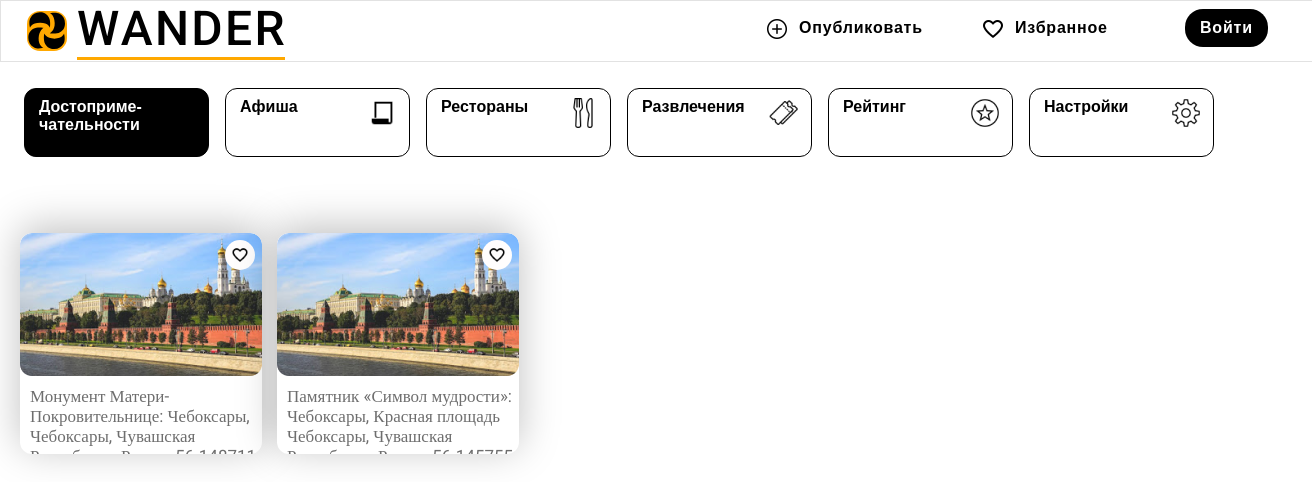
Page /attraction/ on the earlier database version.
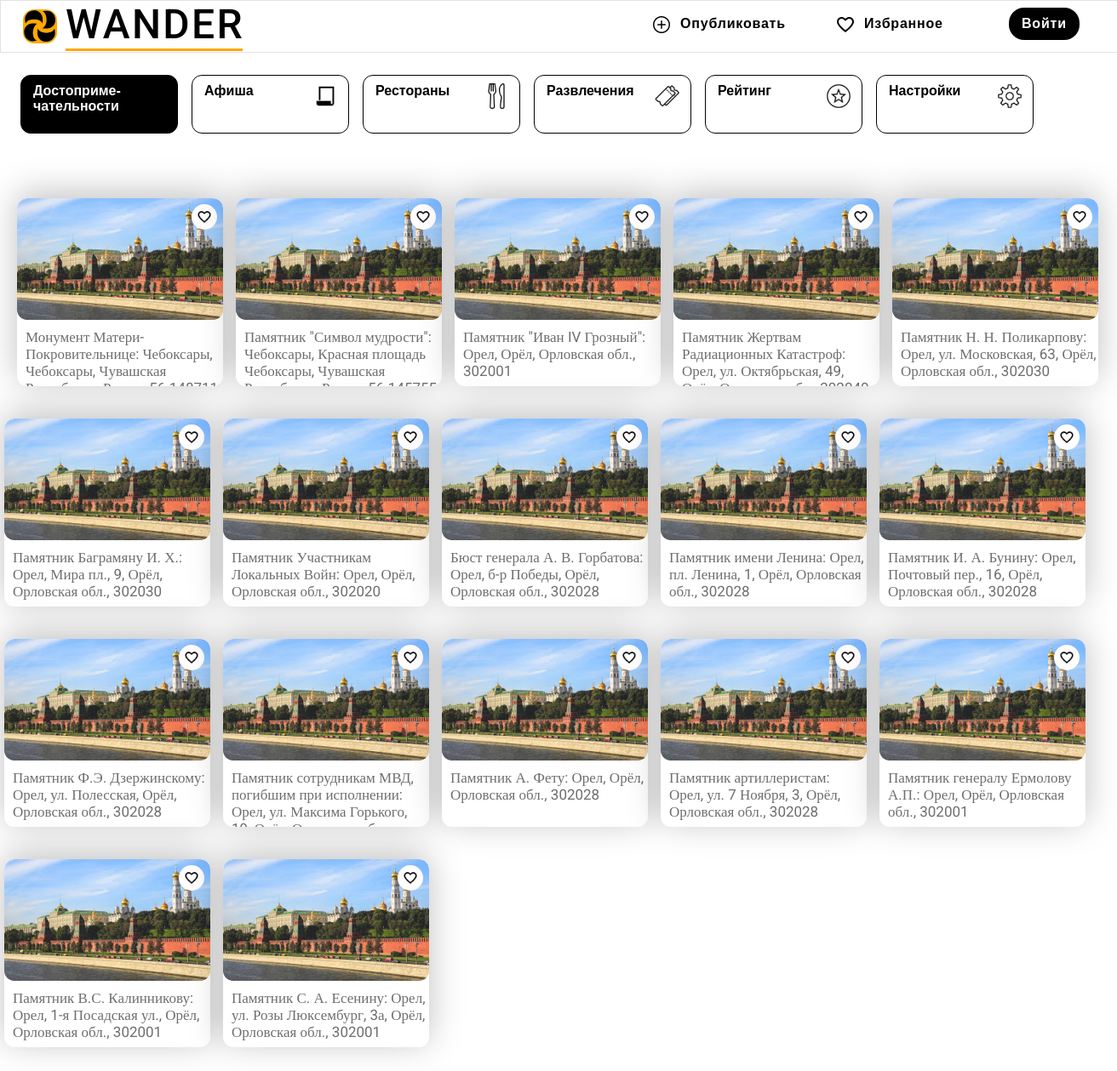
Same page on the later database version.
### wander/models.py (models this page shows, shortened)
class Attraction(models.Model):
    class NewManager(models.Manager):
        def get_queryset(self):
            return super().get_queryset() .filter(status='opened')
    options = (
        ('opened', 'Opened'),
        ('closed', 'Closed'),
    )
    place = models.ForeignKey(Place, on_delete=models.CASCADE, )
    history = models.CharField(max_length=255)
    status = models.CharField(max_length=10, choices=options, default='opened')
    favourites = models.ManyToManyField(
        User, related_name='favourite_attraction', default=None, blank=True)
    objects = models.Manager()  # default manager
    newmanager = NewManager()  # custom manager

class Place(models.Model):
    city = models.ForeignKey(City, on_delete=models.CASCADE, related_name='city')
    full_address = models.CharField(max_length=255)
    name = models.CharField(max_length=50)
    rating = models.FloatField(max_length=3)
    description = models.CharField(max_length=255)
    def __str__(self):
        return "%s: %s, %s" % (self.name, self.city.__str__(),  self.full_address)

class City(models.Model):
    name = models.CharField(max_length=20)
    def __str__(self):
        return "%s" % self.name

### wander/views.py (the view)
# urls.py: path('attraction/', AttractionListView.as_view(), name='attraction-list'),
class AttractionListView(generic.ListView):
    model = Attraction
    def get_context_data(self, **kwargs):
        context = super().get_context_data(**kwargs)
        context['now'] = timezone.now()
        return context

### wander/templates/wander/attraction_list.html (shortened to what this page needs)
{% extends 'wander/base_new.html' %}
{% load static %}
{% block place_checked %}checked{% endblock %}
{% block context %}
    <section class="blocks-row-city">
        {% for attraction in object_list %}
            <a href="#">
                <div class="block">
                    <div class="bl_img" >
                        <button>
                            {% if request.user.is_authenticated %}
                                {% if favattr %}
                            <div><a href="{% url 'users:favourite_list' %}" class="">
                                <div class="bl_favorites"> <img src={% static 'wander/img/no_love.png' %} alt="no_love"></div></a></div>
                            {% else %}
                            <div><a href="{% url 'users:favourite_add_attraction' attraction.id %}" class="">
                                <div class="bl_favorites"> <img src={% static 'wander/img/love.png' %} alt="love"></div></a></div>
                            {% endif %}
                            {% else %}
                            <div><a href="{% url 'users:signup' %}" class="">
                                <div class="bl_favorites"> <img src={% static 'wander/img/love.png' %} alt="love"></div></a></div>
                            {% endif %}
                        </button>
                    </div>
                    <div class="bl_text">
                        <div class="address">{{ attraction.place }}</div>
                    </div>
                </div>
            </a>
        {% empty %}
            <li>Пока ещё нет достопримечательностей.</li>
        {% endfor %}
    </section>
{% endblock %}

### wander/templates/wander/base_new.html (shortened to what this page needs)
<!DOCTYPE html>
<html lang="ru">
	<head>
		{% load static %}
        <link rel="stylesheet" href={% static 'wander/place_.css' %}>
	</head>
	<body>
		<header>
			<div class="main_panel">
				<div class="logo">
                    {% load static %}
					<img class="logo_img" src='{% static 'wander/img/logo.svg' %}' alt="logo">
					<span class="logo_text">
						WANDER
					</span>
				</div>
				<ul class="mini_menu">
						<li class = "publish">
							<a href="#"><div>{% load static %}<img src='{% static 'wander/img/add.png' %}' alt="">
							<p>Опубликовать</p></div></a>
						</li>
						<li class ="favorites">
							<a href={% url 'users:favourite_list' %}><div><img src='{% static 'wander/img/love.png' %}' alt="">
							<p>Избранное</p></div></a>
						</li>
					</ul>
					{% if user.is_authenticated %}
						<a class="sing_in" href="/users/signout/">
							Выйти
						 </a>
					{% else %}
						<a class="sing_in" href="#popup">
							Войти
						 </a>
					{% endif %}
			</div>
		</header>
        <section class="main_menu">
            <ul class="menu">
                <li class="place {% block place_checked %}{% endblock %}"> <a href={% url 'attraction-list'  %}  ><div><p>Достоприме-чательности</p>
                    <img src={% static 'wander/img/place.png' %} alt="place"></div></a>
                </li>
                <li class="poster {% block poster_checked %}{% endblock %}">	<a href={%  url 'poster-list' %}><div><p>Афиша</p>
                    <img src={% static 'wander/img/poster.png' %} alt="poster"></div></a>
                </li>
                <li class="eat {% block eat_checked %}{% endblock %}"><a href={% url 'restaurant-list' %}><div><p>Рестораны</p>
                    <img src={% static 'wander/img/restaurant.png' %} alt="eat"></div></a>
                </li>
                <li class="tickets {% block tickets_checked %}{% endblock %}"><a href={% url 'poster-list' %}><div><p>Развлечения</p>
                    <img src={% static 'wander/img/tickets.png' %} alt="tickets"></div></a>
                </li>
                <li class="rating {% block rating_checked %}{% endblock %}"><a href={% url 'rating' %}><div><p>Рейтинг</p>
                    <img src={% static 'wander/img/rating.png' %} alt="rating"></div></a>
                </li>
                <li class="setting"><button class="settings"><div><p>Настройки</p>
					<img src={% static 'wander/img/settings.png' %} alt="settings"></div></button>
				</li>
            </ul>
        </section>
				{% block context %}{% endblock %}
			</body>
</html>

### wander/static/wander/place_.css (style rules this page uses)
* { margin:0; padding:0; }
header { width: 100%; border: 1px solid rgba(193, 193, 193, 0.47); }
.main_panel { position: relative; height: 60px; width: 1280px; margin:0 auto; display: flex; }
.logo_img { margin: 10px; }
.logo_text { position: absolute; width: 208px; border-bottom: 3px solid #FFA800; font-family: Roboto; font-weight: 500; font-size: 48px; line-height: 56px; text-align: center; letter-spacing: 0.05em; color: #000000; }
.mini_menu { position: absolute; left: 720px; display: inline-flex; }
.mini_menu>li { margin:8px 20px; box-sizing: border-box; border-radius: 13px; list-style-type:none; height: 44px; width: 176px; }
.mini_menu>li>a>div>img { padding-top: 8px; padding-left: 8px; }
.mini_menu>li>a>div>p { padding-top: 10px; padding-left: 10px; font-family: Arial; font-weight: bold; font-size: 16px; line-height: 18px; display: flex; align-items: center; text-align: center; letter-spacing: 0.05em; color: #000000; position: absolute; display: inline; }
.sing_in { text-decoration: none; position: absolute; left:1168px; background: #000000; border-radius: 18px; max-height: 39px; max-width: 81px; margin: 8px 0; padding: 10px 15px; font-family: Arial; font-weight: bold; font-size: 16px; line-height: 18px; letter-spacing: 0.05em; color: #FFFFFF; }
section { width: 1280px; min-height: 10px; margin:0 auto; position: relative; }
.main_menu { height: 96px; margin: 0 auto; }
.menu { list-style-type:none; display: inline-flex; justify-content:center; }
.menu>li { position: relative; }
.menu>li>a>div { height: 58px; width: 169px; border: 1px solid #000000; border-radius: 12px; font-family: Arial; font-weight: bold; font-size: 16px; line-height: 18px; display: flex; padding-left: 14px; padding-top: 9px; color: #000; }
.menu>li>a>div>img { position: absolute; left:150px; height: 30px; width: 30px; }
.menu>li>a { text-decoration: none; display: block; margin:26px 8px; }
.settings>div { height: 58px; width: 169px; border: 1px solid #000000; border-radius: 12px; font-family: Arial; font-weight: bold; font-size: 16px; line-height: 18px; display: flex; padding-left: 14px; padding-top: 9px; color: #000; }
.settings>div>img { position: absolute; left:150px; height: 30px; width: 30px; }
.settings { margin:0; border:none; background-color: #fff; text-decoration: none; display: block; margin-top: 26px; margin-left: 8px; margin-bottom: 10px; border-radius: 12px; }
.setting { position: relative; display: inline-block; }
.checked>a>div { background-color: #000; }
.checked>a>div>p { color: #FFFFFF; }
.blocks-row-city { width: 1302px; margin: 75px auto; position: relative; flex-flow: wrap; display: flex; }
.blocks-row-city>a { display: inline-block; text-decoration: none; transition: all 0,2; margin-bottom: 30px; margin-right:15px; }
.block { height: 221px; width: 242px; margin-bottom:38px; box-shadow: 0px -6px 40px rgba(0, 0, 0, 0.25); background: #FFFFFF; box-sizing: border-box; border-radius: 12px; overflow: hidden; }
.bl_img { height: 143px; width: 242px; background-image:url(img/krem.png); }
.bl_img>button { border:none; float:right; margin-right: 7px; margin-top: 7px; background:none; }
.bl_favorites { display: flex; align-items:center; justify-content:center; height: 30px; width: 30px; background: #FFFDFD; border-radius: 50px; }
.bl_favorites>img { height: 18px; width: 18px; }
.bl_text { margin-left: 10px; margin-top: 10px; }
.address { font-family: Roboto; font-size: 17px; line-height: 20px; color: #6E6E6E; overflow-x:hidden; padding-bottom: 10px; }

Differences in the rows shown:
changed through a linked row, Attraction: place "Памятник «Символ мудрости»: Чебоксары, Красная площадь Чебоксары, Чувашская…" → "Памятник \"Символ мудрости\": Чебоксары, Красная площадь Чебоксары, Чувашская…"
added Attraction: place "Памятник \"Иван IV Грозный\": Орел, Орёл, Орловская обл., 302001"
added Attraction: place "Памятник Жертвам Радиационных Катастроф: Орел, ул. Октябрьская, 49,…"
added Attraction: place "Памятник Н. Н. Поликарпову: Орел, ул. Московская, 63, Орёл, Орловская обл., 302030"
added Attraction: place "Памятник Баграмяну И. Х.: Орел, Мира пл., 9, Орёл, Орловская обл., 302030"
added Attraction: place "Памятник Участникам Локальных Войн: Орел, Орёл, Орловская обл., 302020"
added Attraction: place "Бюст генерала А. В. Горбатова: Орел, б-р Победы, Орёл, Орловская обл., 302028"
added Attraction: place "Памятник имени Ленина: Орел, пл. Ленина, 1, Орёл, Орловская обл., 302028"
added Attraction: place "Памятник И. А. Бунину: Орел, Почтовый пер., 16, Орёл, Орловская обл., 302028"
added Attraction: place "Памятник Ф.Э. Дзержинскому: Орел, ул. Полесская, Орёл, Орловская обл., 302028"
added Attraction: place "Памятник сотрудникам МВД, погибшим при исполнении: Орел, ул. Максима Горького,…"
added Attraction: place "Памятник А. Фету: Орел, Орёл, Орловская обл., 302028"
added Attraction: place "Памятник артиллеристам: Орел, ул. 7 Ноября, 3, Орёл, Орловская обл., 302028"
added Attraction: place "Памятник генералу Ермолову А.П.: Орел, Орёл, Орловская обл., 302001"
added Attraction: place "Памятник В.С. Калинникову: Орел, 1-я Посадская ул., Орёл, Орловская обл., 302001"
added Attraction: place "Памятник С. А. Есенину: Орел, ул. Розы Люксембург, 3а, Орёл, Орловская обл., 302001"
